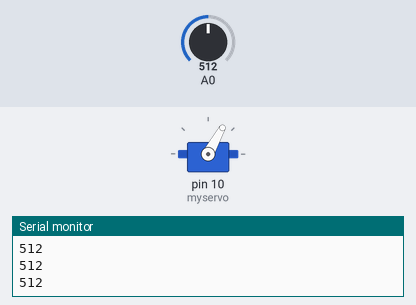
Recording of a sketch running on a simulated Arduino Uno, built with avr-gcc and run on an emulated ATmega328P. Parts: servo, the last lines printed to the serial monitor. The test bench sets the inputs (shaded band); at power-on: A0 = 512.

Above: at 1.2 s.
1.3 s: A0 set to 716
At 1.6 s:
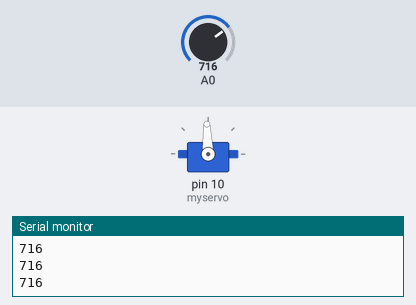
2.8 s: A0 set to 900
At 4.0 s:
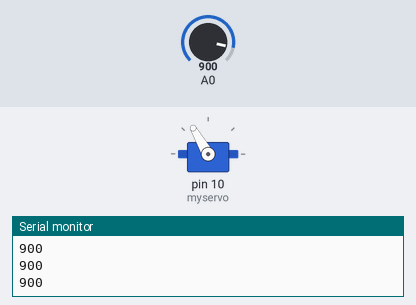
4.3 s: A0 set to 306
At 5.1 s:
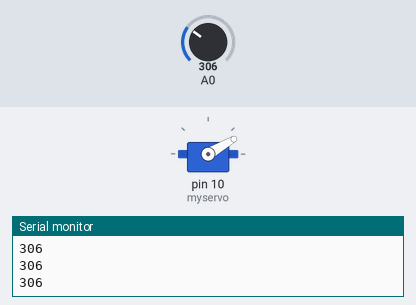
5.8 s: A0 set to 122
At 6.4 s:
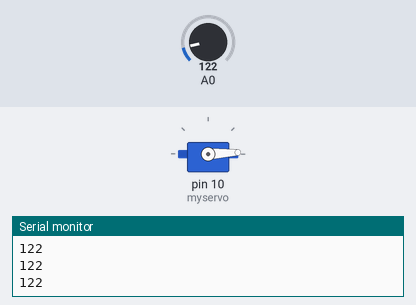
7.3 s: A0 set to 511
At 8.6 s:
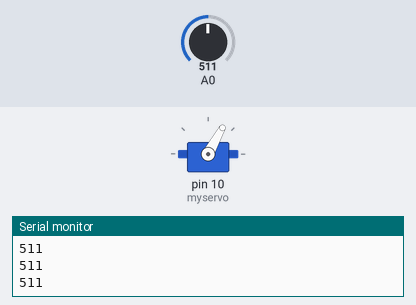
Timing chart, 0 to 9.8 s (numbered marks = the images above; inputs shaded):
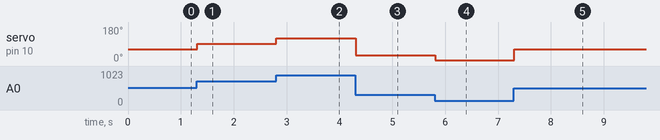

The sketch:

Sensitive_Servo.ino
```cpp
// This code makes a continuous servo motor spin at a different speed based on how much light it is recieving.

#include <Servo.h>

Servo myservo;   //This is the name of our servo

void setup() {

Serial.begin(9600);      // Start up the Serial Monitor, since you're using a sensor

myservo.attach(10);      // attach your motor to pin 10
}

void loop() {


int sensorReading = analogRead(A0);     //read the values from A0
Serial.println(sensorReading);         // show photoresistor values in the Serial Monitor window

sensorReading = map (sensorReading, 100, 700, 0, 90);     // map A0 values to the speed of the motor
                                                          // you may need to change the range of the photoresistor to improve results
                                                          // the first two numbers in the map() represent the lowest and highest values
                                                          // you're seeing in the serial monitor
                                                          // the second two numbers represent the speed of the 360 servo

myservo.write (sensorReading);          // make the servo spin based on the map


}
```

Measured:
- after the input at 1.3 s, servo on pin 10 (myservo): 61° → 92° at once
- after the input at 2.8 s, servo on pin 10 (myservo): 92° → 120° at once
- after the input at 4.3 s, servo on pin 10 (myservo): 120° → 30° at once
- after the input at 5.8 s, servo on pin 10 (myservo): 30° → 3° at once
- after the input at 7.3 s, servo on pin 10 (myservo): 3° → 61° at once
